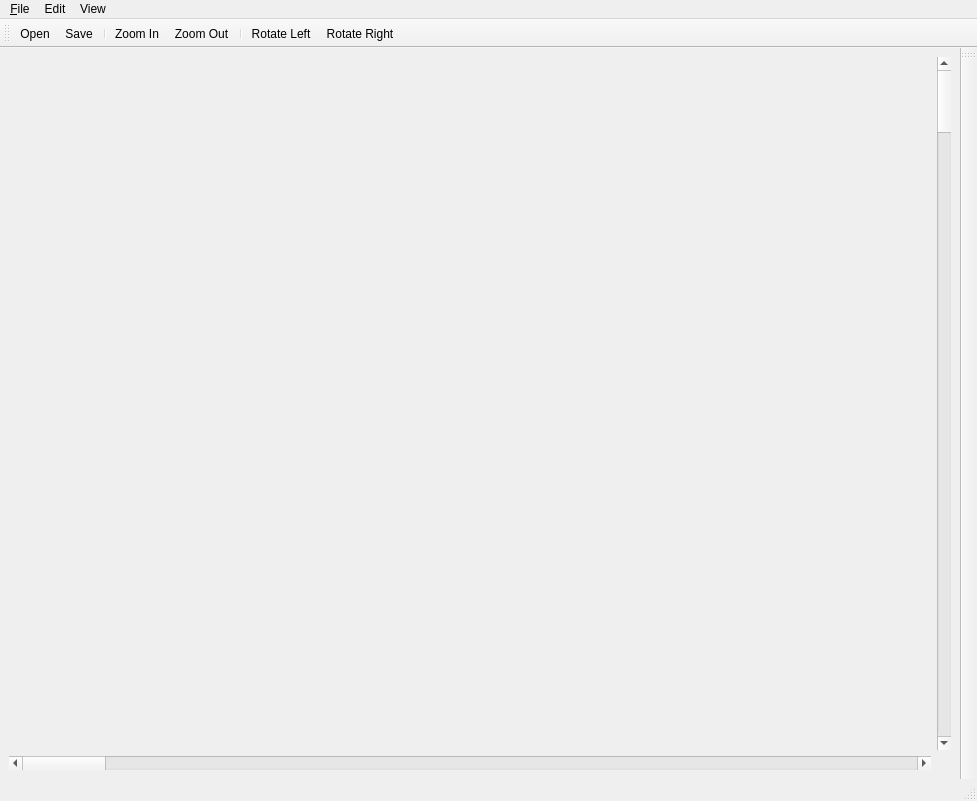
<ui version="4.0" >
 <author></author>
 <comment></comment>
 <exportmacro></exportmacro>
 <class>MainWindow</class>
 <widget class="QMainWindow" name="MainWindow" >
  <property name="geometry" >
   <rect>
    <x>0</x>
    <y>0</y>
    <width>977</width>
    <height>801</height>
   </rect>
  </property>
  <property name="windowTitle" >
   <string>MainWindow</string>
  </property>
  <widget class="QWidget" name="centralwidget" >
   <layout class="QGridLayout" >
    <property name="margin" >
     <number>9</number>
    </property>
    <property name="spacing" >
     <number>6</number>
    </property>
    <item row="0" column="0" >
     <layout class="QGridLayout" >
      <property name="margin" >
       <number>0</number>
      </property>
      <property name="spacing" >
       <number>6</number>
      </property>
      <item row="0" column="0" >
       <widget class="EditorGLWidget" name="editorGLWidget" />
      </item>
      <item row="0" column="1" >
       <widget class="QScrollBar" name="verticalScrollBar" >
        <property name="orientation" >
         <enum>Qt::Vertical</enum>
        </property>
       </widget>
      </item>
      <item row="1" column="0" >
       <widget class="QScrollBar" name="horizontalScrollBar" >
        <property name="orientation" >
         <enum>Qt::Horizontal</enum>
        </property>
       </widget>
      </item>
     </layout>
    </item>
   </layout>
  </widget>
  <widget class="QMenuBar" name="menubar" >
   <property name="geometry" >
    <rect>
     <x>0</x>
     <y>0</y>
     <width>977</width>
     <height>27</height>
    </rect>
   </property>
   <widget class="QMenu" name="menuView" >
    <property name="title" >
     <string>View</string>
    </property>
    <addaction name="actionZoom_In" />
    <addaction name="actionZoom_Out" />
   </widget>
   <widget class="QMenu" name="menu_File" >
    <property name="title" >
     <string>&amp;File</string>
    </property>
    <addaction name="action_Open" />
    <addaction name="action_Save" />
    <addaction name="action_Quit" />
   </widget>
   <widget class="QMenu" name="menuEdit" >
    <property name="title" >
     <string>Edit</string>
    </property>
    <addaction name="actionUndo" />
    <addaction name="actionRedo" />
   </widget>
   <addaction name="menu_File" />
   <addaction name="menuEdit" />
   <addaction name="menuView" />
  </widget>
  <widget class="QStatusBar" name="statusbar" >
   <property name="geometry" >
    <rect>
     <x>0</x>
     <y>779</y>
     <width>977</width>
     <height>22</height>
    </rect>
   </property>
  </widget>
  <widget class="QToolBar" name="toolBar" >
   <property name="windowTitle" >
    <string>toolBar</string>
   </property>
   <property name="orientation" >
    <enum>Qt::Horizontal</enum>
   </property>
   <attribute name="toolBarArea" >
    <number>4</number>
   </attribute>
   <addaction name="action_Open" />
   <addaction name="action_Save" />
   <addaction name="separator" />
   <addaction name="actionZoom_In" />
   <addaction name="actionZoom_Out" />
   <addaction name="separator" />
   <addaction name="actionRotate_Left" />
   <addaction name="actionRotate_Right" />
  </widget>
  <widget class="QToolBar" name="tilesToolBar" >
   <property name="orientation" >
    <enum>Qt::Vertical</enum>
   </property>
   <attribute name="toolBarArea" >
    <number>2</number>
   </attribute>
  </widget>
  <action name="action_Quit" >
   <property name="text" >
    <string>&amp;Quit</string>
   </property>
  </action>
  <action name="action_Open" >
   <property name="text" >
    <string>&amp;Open</string>
   </property>
  </action>
  <action name="action_Save" >
   <property name="text" >
    <string>&amp;Save</string>
   </property>
  </action>
  <action name="actionZoom_In" >
   <property name="text" >
    <string>Zoom In</string>
   </property>
  </action>
  <action name="actionZoom_Out" >
   <property name="text" >
    <string>Zoom Out</string>
   </property>
  </action>
  <action name="actionRotate_Left" >
   <property name="text" >
    <string>Rotate Left</string>
   </property>
  </action>
  <action name="actionRotate_Right" >
   <property name="text" >
    <string>Rotate Right</string>
   </property>
  </action>
  <action name="actionUndo" >
   <property name="text" >
    <string>Undo</string>
   </property>
  </action>
  <action name="actionRedo" >
   <property name="text" >
    <string>Redo</string>
   </property>
  </action>
 </widget>
 <pixmapfunction></pixmapfunction>
 <customwidgets>
  <customwidget>
   <class>EditorGLWidget</class>
   <extends>QWidget</extends>
   <header>editorglwidget.hpp</header>
   <container>1</container>
   <pixmap></pixmap>
  </customwidget>
 </customwidgets>
 <resources/>
 <connections/>
</ui>
